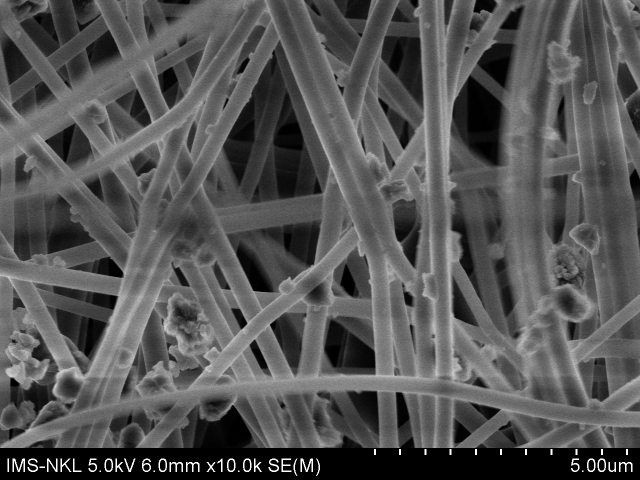
#> input picture image/Si-PVA_q008.tif, 1280 x 960 px (shown at 1/2 size)
$ python main.py
#> lines starting #> are read from the running program, lines starting #| are printed output that depends on the picture; after the words box and inside, x2 and y2 are one past the last pixel; in counts of white or black regions, pixels touching at a corner belong together
from __future__ import print_function
import cv2 as cv
import argparse
import numpy as np
from matplotlib import pyplot as plt

# Load image
parser = argparse.ArgumentParser(description='Code for Histogram Equalization tutorial.')
parser.add_argument('--input', help='Path to input image.', default='image/Si-PVA_q008.tif')
args = parser.parse_args()

src = cv.imread(cv.samples.findFile(args.input))
#> src is the input picture: shape (960, 1280, 3); min 0, max 255, mean 84.2
if src is None:
    print('Could not open or find the image:', args.input)
    exit(0)

# Convert to grayscale
src = cv.cvtColor(src, cv.COLOR_BGR2GRAY)
#> src: shape (960, 1280)


# Apply Histogram Equalization
dst = cv.equalizeHist(src)
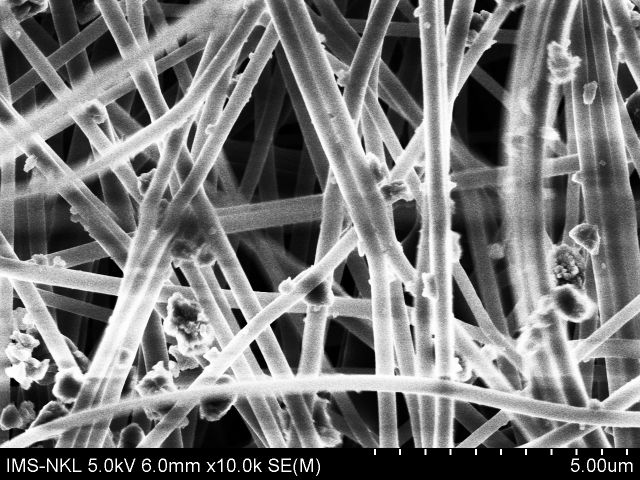
#> dst: shape (960, 1280) (shown at 1/2 size); min 0, max 255, mean 120

# Get dimensions of image
dimensions = src.shape
#> dimensions = (960, 1280)


# height, width, number of channels in image
height = src.shape[0]
#> height = 960
width = src.shape[1]
#> width = 1280
mask_y = int(height / 15)
#> mask_y = 64

# Crop image
y = 0
x = 0
h = height - mask_y
#> h = 896
w = width
#> w = 1280
crop = dst[y:y + h, x:x + w]

# Replace Elements
c_crop = crop.copy()
v_color = 160
c_crop[c_crop < v_color] = 0
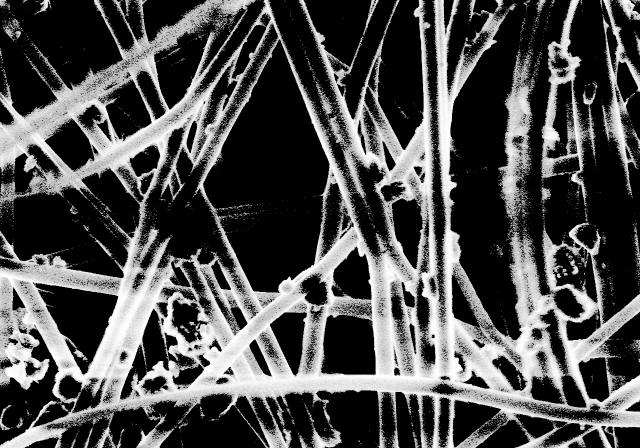
#> c_crop: shape (896, 1280) (shown at 1/2 size); min 0, max 254, mean 78.2
c_crop[c_crop >= v_color] = 255
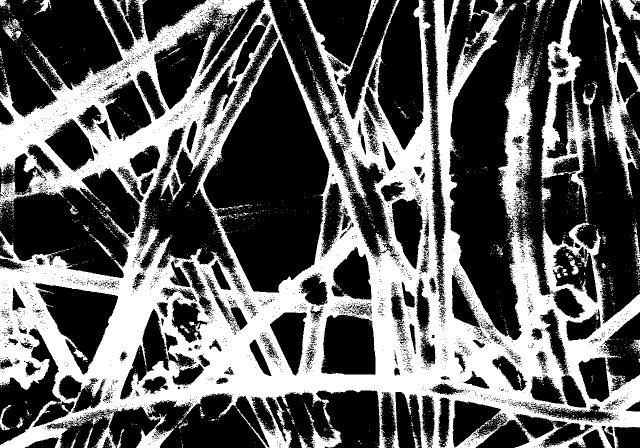
#> c_crop: shape (896, 1280) (shown at 1/2 size); 37.9% white; 4218 white regions (4130 under 20 px), largest, box (x1, y1, x2, y2) and area: (0, 0, 1280, 896) 392706, (1082, 0, 1192, 414) 12937, (1204, 0, 1280, 390) 7704

# Resize image
r_src = cv.resize(src, (320, 240))
r_dst = cv.resize(dst, (320, 240))
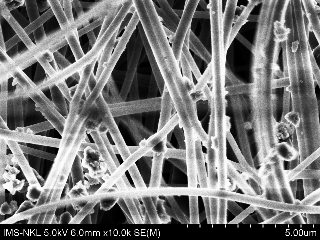
#> r_dst: shape (240, 320); min 0, max 255, mean 120.2
r_crop = cv.resize(crop, (320, 224))
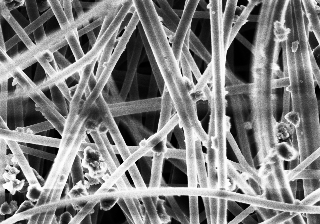
#> r_crop: shape (224, 320); min 0, max 254, mean 127.4
rc_crop = cv.resize(c_crop, (320, 224))
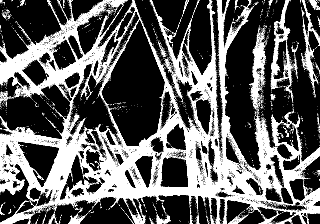
#> rc_crop: shape (224, 320); min 0, max 255, mean 96.5

# Histogram calculation
hist = np.histogram(crop, 256, [0, 256])
plt.hist(crop.ravel(), 256, [0, 256])

# Color calculation
white = 0
black = 0
for i in range(0, 50):
    white += hist[0][i]
#> this loop made 50 passes
#> white on passes 1 to 12: 5010, 8923, 16231, 19467, 25093, 27591, 32212, 37122, 42781, 45968, 49360, 56604
#> after the loop, white = 225085
for i in range(200, 256):
    black += hist[0][i]
#> this loop made 56 passes
#> black on passes 1 to 12: 0, 10932, 10932, 10932, 21436, 21436, 31768, 31768, 41582, 41582, 51221, 51221
#> after the loop, black = 246558


# Display results
# cv.imshow('Source image', r_src)
# cv.imshow('Equalized Image', r_dst)
# cv.imshow('Crop Image', r_crop)
def showInMovedWindow(winname, img, x, y):
    cv.namedWindow(winname)  # Create a named window
    cv.moveWindow(winname, x, y)  # Move it to (x,y)
    cv.imshow(winname, img)


showInMovedWindow('Source image', r_src, 50, 200)
showInMovedWindow('Equalized Image', r_dst, 400, 200)
showInMovedWindow('Crop Image', r_crop, 800, 205)
showInMovedWindow('Crop Replace Elements Image', rc_crop, 1200, 205)


plt.title('Histogram for gray scale picture')
plt.show()
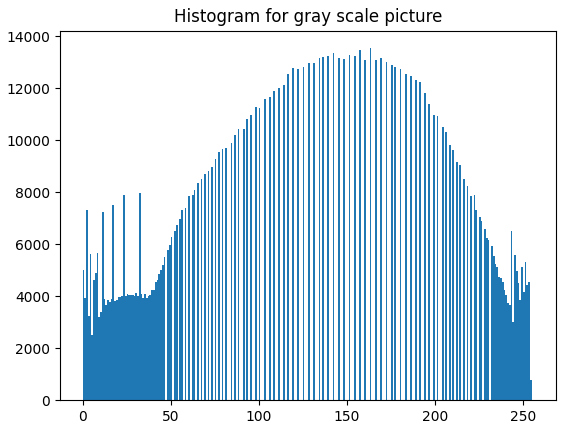
#> figure drawn by matplotlib, 1 panel; tallest bar 13542 high, from x = 163 to 164

# print(type(crop))
print(white)
#| 225085
print(black)
#| 246558
# print(round((white / black) * 100, 3), " %")
print(round((white / (w*h)) * 100, 3), " %")
#| 19.626  %

# Wait until user exits the program
cv.waitKey()

$ run again, with image/Si-PVA_q001.tif copied over image/Si-PVA_q008.tif
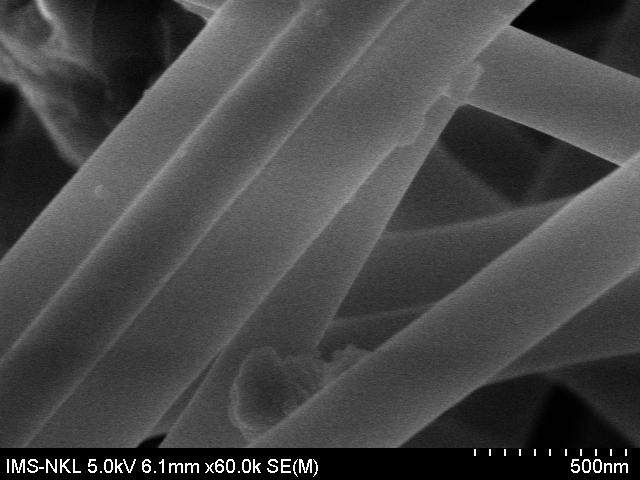
#> input picture image/Si-PVA_q001.tif, 640 x 480 px
#> src is the input picture: shape (480, 640, 3); min 0, max 255, mean 70.3
#> src: shape (480, 640)
#> `c_crop[c_crop >= v_color] = 255`:
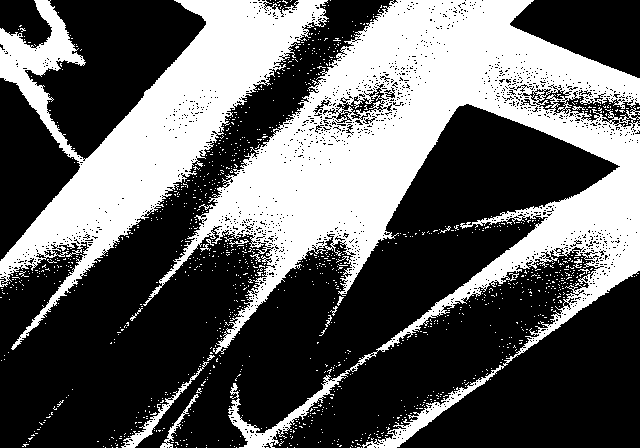
#> c_crop: shape (448, 640); 37% white; 1235 white regions (1217 under 20 px), largest, box (x1, y1, x2, y2) and area: (143, 0, 640, 448) 69191, (0, 0, 329, 350) 33024, (121, 361, 209, 448) 689
#> the loop `for i in range(0, 50):` made 50 passes
#> white on passes 1 to 8: 337, 1844, 3024, 4215, 5404, 6302, 7606, 8602
#> after the loop `for i in range(0, 50):`: white = 54923
#> the loop `for i in range(200, 256):` made 56 passes
#> black on passes 1 to 8: 0, 0, 0, 3619, 3619, 3619, 7109, 7109
#> after the loop `for i in range(200, 256):`: black = 60963
#> `plt.show()`:
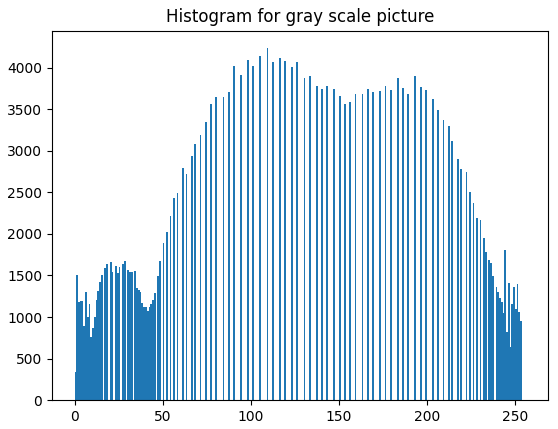
#> figure drawn by matplotlib, 1 panel; tallest bar 4234 high, from x = 109 to 110
#| 54923
#| 60963
#| 19.156  %

$ run again, with image/Si-PVA_q002.tif copied over image/Si-PVA_q008.tif
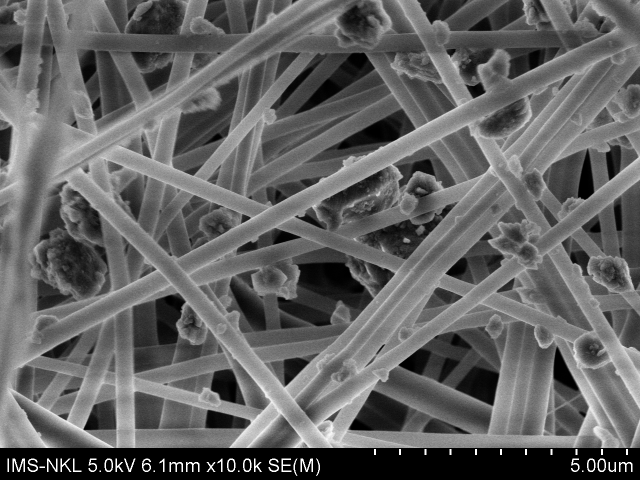
#> input picture image/Si-PVA_q002.tif, 1280 x 960 px (shown at 1/2 size)
#> src is the input picture: shape (960, 1280, 3); min 0, max 255, mean 98.4
#> src: shape (960, 1280)
#> `c_crop[c_crop >= v_color] = 255`:
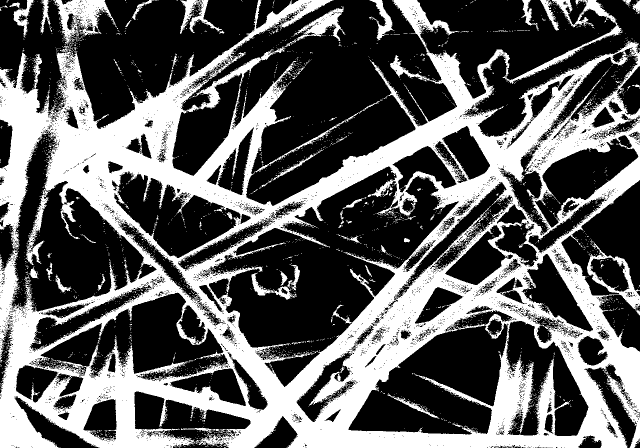
#> c_crop: shape (896, 1280) (shown at 1/2 size); 37.2% white; 3696 white regions (3599 under 20 px), largest, box (x1, y1, x2, y2) and area: (0, 0, 1280, 896) 394123, (106, 0, 232, 89) 4743, (1174, 500, 1280, 618) 2807
#> the loop `for i in range(0, 50):` made 50 passes
#> white on passes 1 to 8: 4224, 10115, 13770, 17921, 24201, 28452, 32931, 37565
#> after the loop `for i in range(0, 50):`: white = 224907
#> the loop `for i in range(200, 256):` made 56 passes
#> black on passes 1 to 8: 0, 8757, 8757, 17417, 17417, 25570, 25570, 33839
#> after the loop `for i in range(200, 256):`: black = 244804
#> `plt.show()`:
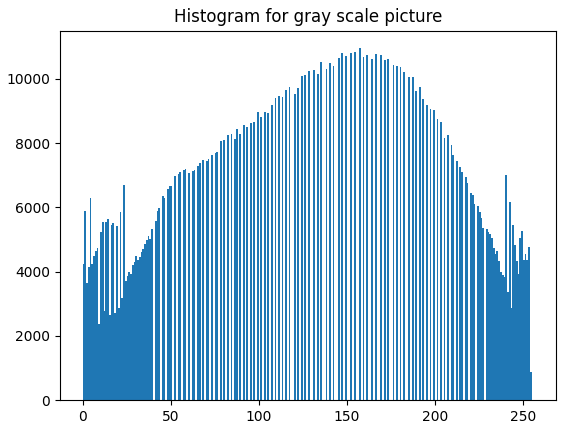
#> figure drawn by matplotlib, 1 panel; tallest bar 10956 high, from x = 157 to 158
#| 224907
#| 244804
#| 19.61  %

$ run again, with image/Si-PVA_q003.tif copied over image/Si-PVA_q008.tif
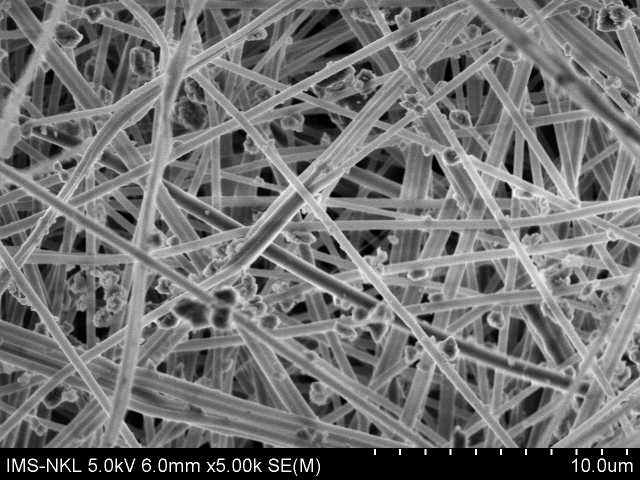
#> input picture image/Si-PVA_q003.tif, 1280 x 960 px (shown at 1/2 size)
#> src is the input picture: shape (960, 1280, 3); min 0, max 255, mean 113.1
#> src: shape (960, 1280)
#> the loop `for i in range(0, 50):` made 50 passes
#> white on passes 1 to 8: 3364, 6849, 12296, 16065, 20817, 26131, 30626, 33910
#> after the loop `for i in range(0, 50):`: white = 222219
#> the loop `for i in range(200, 256):` made 56 passes
#> black on passes 1 to 8: 0, 8827, 8827, 17518, 17518, 26239, 26239, 34769
#> after the loop `for i in range(200, 256):`: black = 246913
#> `plt.show()`:
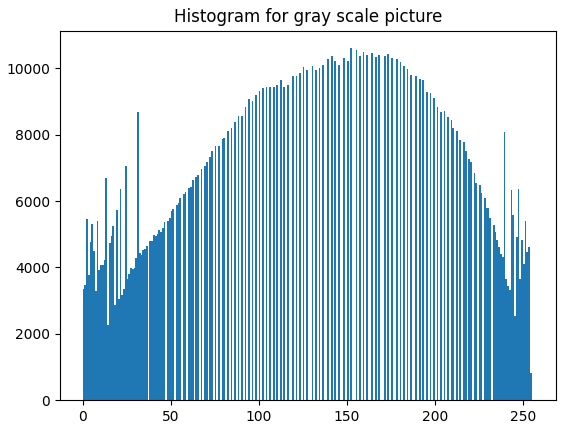
#> figure drawn by matplotlib, 1 panel; tallest bar 10604 high, from x = 152 to 153
#| 222219
#| 246913
#| 19.376  %
